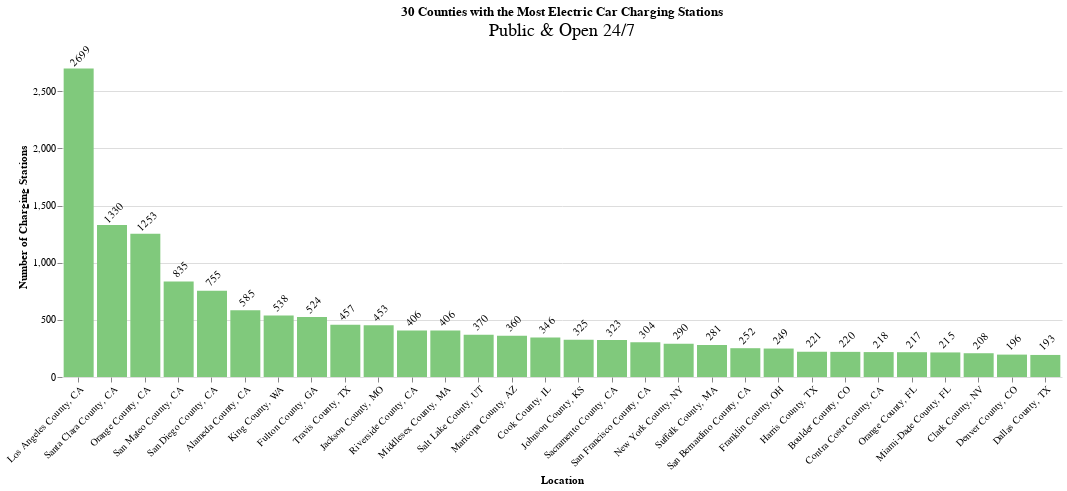

The notebook cell saved with this chart:
### Markdown cell above
Use a bar chart to visualize the 30 counties with the most charging stations.

### Code cell
alt.themes.enable('fivethirtyeight')

bars = alt.Chart(chargers_per_county[:30]).mark_bar(color='#80c97c').encode(
    x=alt.Y("county_state:N", sort='-y', title='Location',
           axis=alt.Axis(labelAngle=-45, domain=False, labelColor='black')),
    y=alt.Y("counts:Q", title='Number of Charging Stations',
           axis=alt.Axis(domain=False, labelColor='black'))
)

text = bars.mark_text(
    angle=315,
    align='center',
    baseline='top',
    dx= 10,
    dy=-13  # Nudges text to right so it doesn't appear on top of the bar
).encode(
    text='counts:Q'
)

(bars + text).properties(
    height=320, width=1000, 
    title={'text': '30 Counties with the Most Electric Car Charging Stations',
          'subtitle': 'Public & Open 24/7',
          'subtitleFontSize': 18}
    ).configure_view(strokeWidth=0)

### Figure 1 — Vega-Lite specification as saved in the notebook (floating-point values rounded to 4 significant figures)
{"usermeta": {"embedOptions": {"theme": "fivethirtyeight"}}, "config": {"view": {"continuousWidth": 400, "continuousHeight": 300, "strokeWidth": 0}}, "layer": [{"mark": {"type": "bar", "color": "#80c97c"}, "encoding": {"x": {"type": "nominal", "axis": {"domain": false, "labelAngle": -45, "labelColor": "black"}, "field": "county_state", "sort": "-y", "title": "Location"}, "y": {"type": "quantitative", "axis": {"domain": false, "labelColor": "black"}, "field": "counts", "title": "Number of Charging Stations"}}}, {"mark": {"type": "text", "align": "center", "angle": 315, "baseline": "top", "dx": 10, "dy": -13}, "encoding": {"text": {"type": "quantitative", "field": "counts"}, "x": {"type": "nominal", "axis": {"domain": false, "labelAngle": -45, "labelColor": "black"}, "field": "county_state", "sort": "-y", "title": "Location"}, "y": {"type": "quantitative", "axis": {"domain": false, "labelColor": "black"}, "field": "counts", "title": "Number of Charging Stations"}}}], "data": {"name": "data-ad1c45c51e806e286d6b3eb8e90a4dea"}, "height": 320, "title": {"text": "30 Counties with the Most Electric Car Charging Stations", "subtitle": "Public & Open 24/7", "subtitleFontSize": 18}, "width": 1000, "$schema": "https://vega.github.io/schema/vega-lite/v4.8.1.json", "datasets": {"data-ad1c45c51e806e286d6b3eb8e90a4dea": [{"county_state": "Los Angeles County, CA", "counts": 2699, "ev_level1_evse_num": 6, "ev_level2_evse_num": 2532, "ev_dc_fast_num": 207}, {"county_state": "Santa Clara County, CA", "counts": 1330, "ev_level1_evse_num": 6, "ev_level2_evse_num": 1264, "ev_dc_fast_num": 83}, {"county_state": "Orange County, CA", "counts": 1253, "ev_level1_evse_num": 9, "ev_level2_evse_num": 1146, "ev_dc_fast_num": 130}, {"county_state": "San Mateo County, CA", "counts": 835, "ev_level1_evse_num": 4, "ev_level2_evse_num": 778, "ev_dc_fast_num": 64}, {"county_state": "San Diego County, CA", "counts": 755, "ev_level1_evse_num": 0, "ev_level2_evse_num": 707, "ev_dc_fast_num": 66}, {"county_state": "Alameda County, CA", "counts": 585, "ev_level1_evse_num": 10, "ev_level2_evse_num": 549, "ev_dc_fast_num": 56}, {"county_state": "King County, WA", "counts": 538, "ev_level1_evse_num": 4, "ev_level2_evse_num": 492, "ev_dc_fast_num": 57}, {"county_state": "Fulton County, GA", "counts": 524, "ev_level1_evse_num": 1, "ev_level2_evse_num": 490, "ev_dc_fast_num": 35}, {"county_state": "Travis County, TX", "counts": 457, "ev_level1_evse_num": 14, "ev_level2_evse_num": 423, "ev_dc_fast_num": 38}, {"county_state": "Jackson County, MO", "counts": 453, "ev_level1_evse_num": 1, "ev_level2_evse_num": 443, "ev_dc_fast_num": 10}, {"county_state": "Riverside County, CA", "counts": 406, "ev_level1_evse_num": 7, "ev_level2_evse_num": 318, "ev_dc_fast_num": 99}, {"county_state": "Middlesex County, MA", "counts": 406, "ev_level1_evse_num": 7, "ev_level2_evse_num": 396, "ev_dc_fast_num": 14}, {"county_state": "Salt Lake County, UT", "counts": 370, "ev_level1_evse_num": 0, "ev_level2_evse_num": 353, "ev_dc_fast_num": 21}, {"county_state": "Maricopa County, AZ", "counts": 360, "ev_level1_evse_num": 2, "ev_level2_evse_num": 334, "ev_dc_fast_num": 26}, {"county_state": "Cook County, IL", "counts": 346, "ev_level1_evse_num": 12, "ev_level2_evse_num": 305, "ev_dc_fast_num": 51}, {"county_state": "Johnson County, KS", "counts": 325, "ev_level1_evse_num": 2, "ev_level2_evse_num": 314, "ev_dc_fast_num": 11}, {"county_state": "Sacramento County, CA", "counts": 323, "ev_level1_evse_num": 4, "ev_level2_evse_num": 290, "ev_dc_fast_num": 41}, {"county_state": "San Francisco County, CA", "counts": 304, "ev_level1_evse_num": 46, "ev_level2_evse_num": 293, "ev_dc_fast_num": 14}, {"county_state": "New York County, NY", "counts": 290, "ev_level1_evse_num": 0, "ev_level2_evse_num": 280, "ev_dc_fast_num": 10}, {"county_state": "Suffolk County, MA", "counts": 281, "ev_level1_evse_num": 0, "ev_level2_evse_num": 267, "ev_dc_fast_num": 15}, {"county_state": "San Bernardino County, CA", "counts": 252, "ev_level1_evse_num": 0, "ev_level2_evse_num": 194, "ev_dc_fast_num": 63}, {"county_state": "Franklin County, OH", "counts": 249, "ev_level1_evse_num": 0, "ev_level2_evse_num": 208, "ev_dc_fast_num": 43}, {"county_state": "Harris County, TX", "counts": 221, "ev_level1_evse_num": 9, "ev_level2_evse_num": 196, "ev_dc_fast_num": 24}, {"county_state": "Boulder County, CO", "counts": 220, "ev_level1_evse_num": 1, "ev_level2_evse_num": 214, "ev_dc_fast_num": 9}, {"county_state": "Contra Costa County, CA", "counts": 218, "ev_level1_evse_num": 7, "ev_level2_evse_num": 198, "ev_dc_fast_num": 24}, {"county_state": "Orange County, FL", "counts": 217, "ev_level1_evse_num": 6, "ev_level2_evse_num": 207, "ev_dc_fast_num": 12}, {"county_state": "Miami-Dade County, FL", "counts": 215, "ev_level1_evse_num": 0, "ev_level2_evse_num": 199, "ev_dc_fast_num": 21}, {"county_state": "Clark County, NV", "counts": 208, "ev_level1_evse_num": 1, "ev_level2_evse_num": 178, "ev_dc_fast_num": 30}, {"county_state": "Denver County, CO", "counts": 196, "ev_level1_evse_num": 4, "ev_level2_evse_num": 186, "ev_dc_fast_num": 10}, {"county_state": "Dallas County, TX", "counts": 193, "ev_level1_evse_num": 3, "ev_level2_evse_num": 185, "ev_dc_fast_num": 14}]}}
